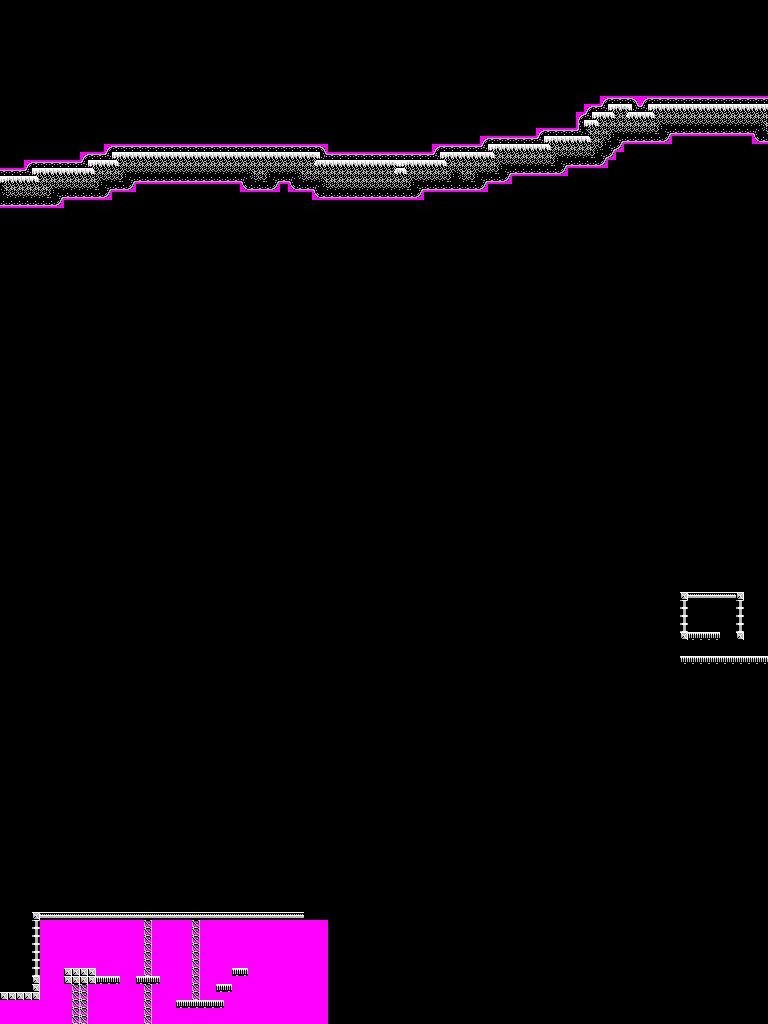

Rendered tile map (Tiled .tmx) drawn with the repository's tilesets; below, a short description and the map source with its tile grids summarised:
An orthogonal 96x128 tile map with 8x8 px tiles, 1 tile layer (map) and 1 object (PLAYER).

<map version="1.0" orientation="orthogonal" width="96" height="128" tilewidth="8" tileheight="8" backgroundcolor="#ff00ff">
 <tileset firstgid="1" name="techfortress" tilewidth="8" tileheight="8">
  <image source="techfortress.png" trans="ff00ff" width="48" height="80" />
  <terraintypes>
   <terrain name="Mounta" tile="-1" />
   <terrain name="Cave" tile="-1" />
  </terraintypes>
  <tile id="16" terrain="0,0,0,1" />
  <tile id="17" terrain="0,0,1,0" />
  <tile id="22" terrain="0,1,0,0" />
  <tile id="23" terrain="1,0,0,0" />
  <tile id="27" terrain="1,1,1,0" />
  <tile id="28" terrain="1,1,0,0" />
  <tile id="29" terrain="1,1,0,1" />
  <tile id="33" terrain="1,0,1,0" />
  <tile id="34" terrain="0,0,0,0" />
  <tile id="35" terrain="0,1,0,1" />
  <tile id="39" terrain="1,0,1,1" />
  <tile id="40" terrain="0,0,1,1" />
  <tile id="41" terrain="0,1,1,1" />
  <tile id="45" terrain=",,,1" />
  <tile id="46" terrain=",,1,1" />
  <tile id="47" terrain=",,1," />
  <tile id="49" terrain="1,1,1," />
  <tile id="50" terrain="1,1,,1" />
  <tile id="51" terrain=",1,,1" />
  <tile id="52" terrain="1,1,1,1" />
  <tile id="53" terrain="1,,1," />
  <tile id="55" terrain="1,,1,1" />
  <tile id="56" terrain=",1,1,1" />
  <tile id="57" terrain=",1,," />
  <tile id="58" terrain="1,1,," />
  <tile id="59" terrain="1,,," />
 </tileset>
 <layer name="map" width="96" height="128">
  <data>[12288 cells, 11861 non-empty, 29 distinct tile ids]</data>
 </layer>
 <objectgroup name="objects" width="96" height="128">
  <object name="PLAYER" x="78" y="952" />
 </objectgroup>
</map>
